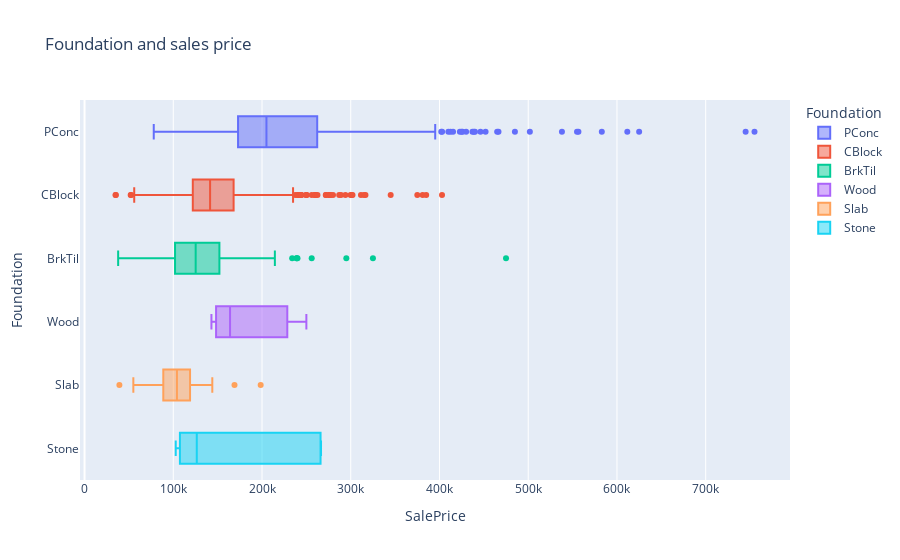

Notebook code cell kept with this figure:
### Code cell
# Foundation and sales price with plotly
fig = px.box(df3, y="Foundation", x="SalePrice", color =  "Foundation" ,  title="Foundation and sales price")
fig.show()

### Figure 1 — Plotly figure (JSON) as saved in the notebook; plotly's stock layout.template omitted (floating-point values rounded to 4 significant figures; data arrays with more than 128 entries replaced by an {"elided": "..."} marker saying what was removed)
{"data": [{"alignmentgroup": "True", "hovertemplate": "Foundation=%{y}<br>SalePrice=%{x}<extra></extra>", "legendgroup": "PConc", "marker": {"color": "#636efa"}, "name": "PConc", "notched": false, "offsetgroup": "PConc", "orientation": "h", "showlegend": true, "type": "box", "x": {"elided": "647 int values"}, "x0": " ", "xaxis": "x", "y": {"elided": "647 str values"}, "y0": " ", "yaxis": "y"}, {"alignmentgroup": "True", "hovertemplate": "Foundation=%{y}<br>SalePrice=%{x}<extra></extra>", "legendgroup": "CBlock", "marker": {"color": "#EF553B"}, "name": "CBlock", "notched": false, "offsetgroup": "CBlock", "orientation": "h", "showlegend": true, "type": "box", "x": {"elided": "634 int values"}, "x0": " ", "xaxis": "x", "y": {"elided": "634 str values"}, "y0": " ", "yaxis": "y"}, {"alignmentgroup": "True", "hovertemplate": "Foundation=%{y}<br>SalePrice=%{x}<extra></extra>", "legendgroup": "BrkTil", "marker": {"color": "#00cc96"}, "name": "BrkTil", "notched": false, "offsetgroup": "BrkTil", "orientation": "h", "showlegend": true, "type": "box", "x": {"elided": "146 int values"}, "x0": " ", "xaxis": "x", "y": {"elided": "146 str values"}, "y0": " ", "yaxis": "y"}, {"alignmentgroup": "True", "hovertemplate": "Foundation=%{y}<br>SalePrice=%{x}<extra></extra>", "legendgroup": "Wood", "marker": {"color": "#ab63fa"}, "name": "Wood", "notched": false, "offsetgroup": "Wood", "orientation": "h", "showlegend": true, "type": "box", "x": [143000, 250000, 164000], "x0": " ", "xaxis": "x", "y": ["Wood", "Wood", "Wood"], "y0": " ", "yaxis": "y"}, {"alignmentgroup": "True", "hovertemplate": "Foundation=%{y}<br>SalePrice=%{x}<extra></extra>", "legendgroup": "Slab", "marker": {"color": "#FFA15A"}, "name": "Slab", "notched": false, "offsetgroup": "Slab", "orientation": "h", "showlegend": true, "type": "box", "x": [90000, 109900, 118964, 87500, 198500, 106500, 107500, 39300, 55000, 98000, 144000, 169000, 118858, 142953, 82000, 84000, 139600, 115000, 92900, 93000, 112000, 80500, 101800, 90000], "x0": " ", "xaxis": "x", "y": ["Slab", "Slab", "Slab", "Slab", "Slab", "Slab", "Slab", "Slab", "Slab", "Slab", "Slab", "Slab", "Slab", "Slab", "Slab", "Slab", "Slab", "Slab", "Slab", "Slab", "Slab", "Slab", "Slab", "Slab"], "y0": " ", "yaxis": "y"}, {"alignmentgroup": "True", "hovertemplate": "Foundation=%{y}<br>SalePrice=%{x}<extra></extra>", "legendgroup": "Stone", "marker": {"color": "#19d3f3"}, "name": "Stone", "notched": false, "offsetgroup": "Stone", "orientation": "h", "showlegend": true, "type": "box", "x": [137000, 102776, 265979, 116000, 107500, 266500], "x0": " ", "xaxis": "x", "y": ["Stone", "Stone", "Stone", "Stone", "Stone", "Stone"], "y0": " ", "yaxis": "y"}], "layout": {"boxmode": "overlay", "legend": {"title": {"text": "Foundation"}, "tracegroupgap": 0}, "title": {"text": "Foundation and sales price"}, "xaxis": {"anchor": "y", "domain": [0, 1], "title": {"text": "SalePrice"}}, "yaxis": {"anchor": "x", "categoryarray": ["Stone", "Slab", "Wood", "BrkTil", "CBlock", "PConc"], "categoryorder": "array", "domain": [0, 1], "title": {"text": "Foundation"}}}}
